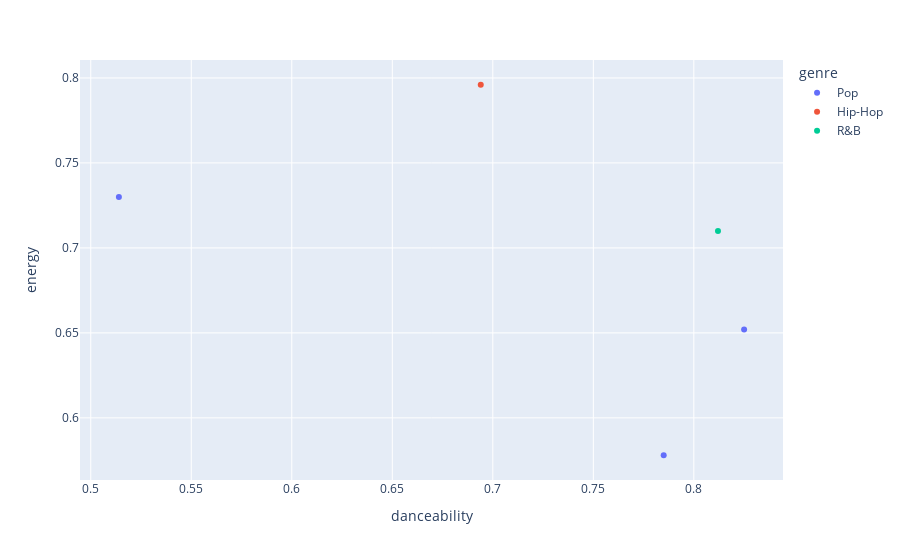

Write notebook code for a chart like this one.
### Code cell
import pandas as pd
import seaborn as sns
import matplotlib.pyplot as plt
import plotly.express as px

df = pd.read_csv('../data/music.csv')

# Overview
print(df.head())
print(df.describe())
print(df.info())

# Most common genres
sns.countplot(data=df, y='genre', order=df['genre'].value_counts().index)
plt.title('Genre Frequency')
plt.show()

# Popularity by genre
sns.boxplot(data=df, x='genre', y='popularity')
plt.xticks(rotation=45)
plt.title('Popularity by Genre')
plt.show()

# Correlation heatmap
sns.heatmap(df.corr(numeric_only=True), annot=True, cmap='coolwarm')
plt.title('Correlation Between Features')
plt.show()

# Danceability vs Energy (Interactive)
fig = px.scatter(df, x='danceability', y='energy', color='genre', hover_data=['track', 'artist'])
fig.show()

### Figure 1 — Plotly figure (JSON) as saved in the notebook; plotly's stock layout.template omitted (floating-point values rounded to 4 significant figures)
{"data": [{"customdata": [["Blinding Lights", "The Weeknd"], ["Watermelon Sugar", "Harry Styles"], ["Shape of You", "Ed Sheeran"]], "hovertemplate": "genre=Pop<br>danceability=%{x}<br>energy=%{y}<br>track=%{customdata[0]}<br>artist=%{customdata[1]}<extra></extra>", "legendgroup": "Pop", "marker": {"color": "#636efa", "symbol": "circle"}, "mode": "markers", "name": "Pop", "orientation": "v", "showlegend": true, "type": "scatter", "x": [0.514, 0.785, 0.825], "xaxis": "x", "y": [0.73, 0.578, 0.652], "yaxis": "y"}, {"customdata": [["Rockstar", "DaBaby"]], "hovertemplate": "genre=Hip-Hop<br>danceability=%{x}<br>energy=%{y}<br>track=%{customdata[0]}<br>artist=%{customdata[1]}<extra></extra>", "legendgroup": "Hip-Hop", "marker": {"color": "#EF553B", "symbol": "circle"}, "mode": "markers", "name": "Hip-Hop", "orientation": "v", "showlegend": true, "type": "scatter", "x": [0.694], "xaxis": "x", "y": [0.796], "yaxis": "y"}, {"customdata": [["Peaches", "Justin Bieber"]], "hovertemplate": "genre=R&B<br>danceability=%{x}<br>energy=%{y}<br>track=%{customdata[0]}<br>artist=%{customdata[1]}<extra></extra>", "legendgroup": "R&B", "marker": {"color": "#00cc96", "symbol": "circle"}, "mode": "markers", "name": "R&B", "orientation": "v", "showlegend": true, "type": "scatter", "x": [0.812], "xaxis": "x", "y": [0.71], "yaxis": "y"}], "layout": {"legend": {"title": {"text": "genre"}, "tracegroupgap": 0}, "margin": {"t": 60}, "xaxis": {"anchor": "y", "domain": [0, 1], "title": {"text": "danceability"}}, "yaxis": {"anchor": "x", "domain": [0, 1], "title": {"text": "energy"}}}}
